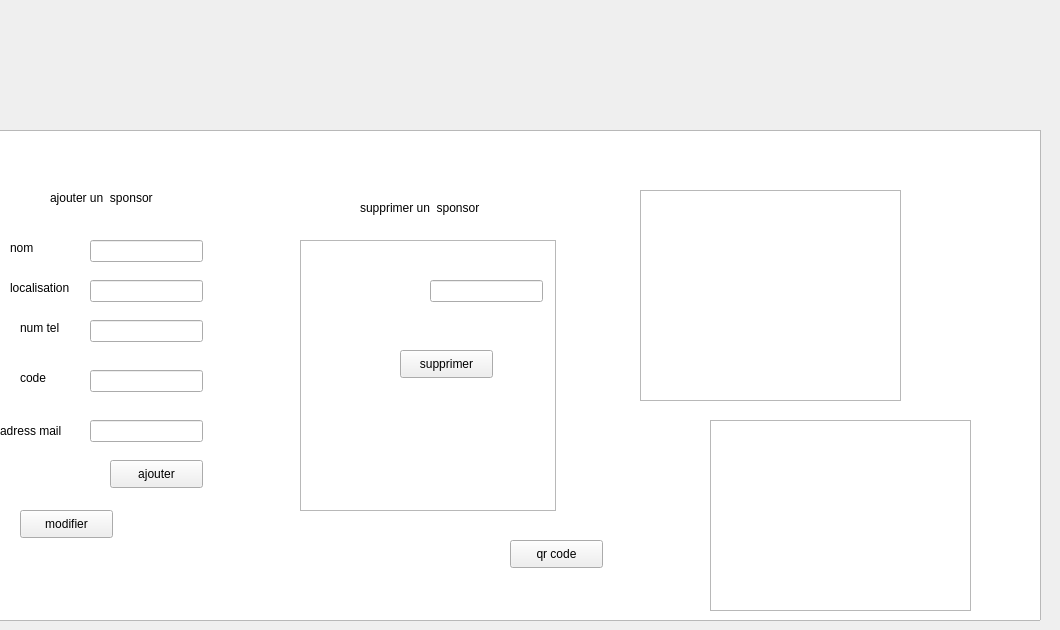
     <widget class="QWidget" name="tab_11">
      <attribute name="title">
       <string>ajout</string>
      </attribute>
      <widget class="QLabel" name="label_39">
       <property name="geometry">
        <rect>
         <x>10</x>
         <y>280</y>
         <width>71</width>
         <height>16</height>
        </rect>
       </property>
       <property name="text">
        <string>localisation</string>
       </property>
      </widget>
      <widget class="QLineEdit" name="le_ad_2">
       <property name="geometry">
        <rect>
         <x>90</x>
         <y>420</y>
         <width>113</width>
         <height>22</height>
        </rect>
       </property>
      </widget>
      <widget class="QLineEdit" name="le_nom_2">
       <property name="geometry">
        <rect>
         <x>90</x>
         <y>240</y>
         <width>113</width>
         <height>22</height>
        </rect>
       </property>
      </widget>
      <widget class="QLabel" name="label_40">
       <property name="geometry">
        <rect>
         <x>10</x>
         <y>240</y>
         <width>56</width>
         <height>16</height>
        </rect>
       </property>
       <property name="text">
        <string>nom</string>
       </property>
      </widget>
      <widget class="QLineEdit" name="le_num_2">
       <property name="geometry">
        <rect>
         <x>90</x>
         <y>320</y>
         <width>113</width>
         <height>22</height>
        </rect>
       </property>
      </widget>
      <widget class="QLabel" name="label_41">
       <property name="geometry">
        <rect>
         <x>20</x>
         <y>320</y>
         <width>56</width>
         <height>16</height>
        </rect>
       </property>
       <property name="text">
        <string>num tel</string>
       </property>
      </widget>
      <widget class="QLabel" name="label_42">
       <property name="geometry">
        <rect>
         <x>20</x>
         <y>370</y>
         <width>56</width>
         <height>16</height>
        </rect>
       </property>
       <property name="text">
        <string>code </string>
       </property>
      </widget>
      <widget class="QPushButton" name="pb_ajouter_2">
       <property name="geometry">
        <rect>
         <x>110</x>
         <y>460</y>
         <width>93</width>
         <height>28</height>
        </rect>
       </property>
       <property name="text">
        <string>ajouter</string>
       </property>
      </widget>
      <widget class="QLabel" name="label_43">
       <property name="geometry">
        <rect>
         <x>50</x>
         <y>190</y>
         <width>111</width>
         <height>16</height>
        </rect>
       </property>
       <property name="text">
        <string>ajouter un  sponsor</string>
       </property>
      </widget>
      <widget class="QLabel" name="label_44">
       <property name="geometry">
        <rect>
         <x>0</x>
         <y>420</y>
         <width>71</width>
         <height>21</height>
        </rect>
       </property>
       <property name="text">
        <string>adress mail</string>
       </property>
      </widget>
      <widget class="QLineEdit" name="le_localisation_2">
       <property name="geometry">
        <rect>
         <x>90</x>
         <y>280</y>
         <width>113</width>
         <height>22</height>
        </rect>
       </property>
      </widget>
      <widget class="QLineEdit" name="le_code_2">
       <property name="geometry">
        <rect>
         <x>90</x>
         <y>370</y>
         <width>113</width>
         <height>22</height>
        </rect>
       </property>
      </widget>
      <widget class="QTableView" name="tableView">
       <property name="geometry">
        <rect>
         <x>300</x>
         <y>240</y>
         <width>256</width>
         <height>271</height>
        </rect>
       </property>
      </widget>
      <widget class="QLineEdit" name="le_code_supp_2">
       <property name="geometry">
        <rect>
         <x>430</x>
         <y>280</y>
         <width>113</width>
         <height>22</height>
        </rect>
       </property>
      </widget>
      <widget class="QLabel" name="label_16">
       <property name="geometry">
        <rect>
         <x>320</x>
         <y>280</y>
         <width>56</width>
         <height>16</height>
        </rect>
       </property>
       <property name="text">
        <string>code</string>
       </property>
      </widget>
      <widget class="QLabel" name="label_45">
       <property name="geometry">
        <rect>
         <x>360</x>
         <y>200</y>
         <width>131</width>
         <height>16</height>
        </rect>
       </property>
       <property name="text">
        <string>supprimer un  sponsor</string>
       </property>
      </widget>
      <widget class="QPushButton" name="pb_supprimer_2">
       <property name="geometry">
        <rect>
         <x>400</x>
         <y>350</y>
         <width>93</width>
         <height>28</height>
        </rect>
       </property>
       <property name="text">
        <string>supprimer</string>
       </property>
      </widget>
      <widget class="QTableView" name="tab_sponsor_2">
       <property name="geometry">
        <rect>
         <x>640</x>
         <y>190</y>
         <width>261</width>
         <height>211</height>
        </rect>
       </property>
      </widget>
      <widget class="QPushButton" name="pb_modifier_2">
       <property name="geometry">
        <rect>
         <x>20</x>
         <y>510</y>
         <width>93</width>
         <height>28</height>
        </rect>
       </property>
       <property name="text">
        <string>modifier</string>
       </property>
      </widget>
      <widget class="QListWidget" name="listWidget">
       <property name="geometry">
        <rect>
         <x>-10</x>
         <y>130</y>
         <width>1051</width>
         <height>491</height>
        </rect>
       </property>
      </widget>
      <widget class="QPushButton" name="on_btn_image">
       <property name="geometry">
        <rect>
         <x>510</x>
         <y>540</y>
         <width>93</width>
         <height>28</height>
        </rect>
       </property>
       <property name="text">
        <string>qr code</string>
       </property>
      </widget>
      <widget class="QLabel" name="lbl_image">
       <property name="geometry">
        <rect>
         <x>670</x>
         <y>410</y>
         <width>241</width>
         <height>191</height>
        </rect>
       </property>
       <property name="text">
        <string/>
       </property>
      </widget>
      <widget class="QTableView" name="imgf">
       <property name="geometry">
        <rect>
         <x>710</x>
         <y>420</y>
         <width>261</width>
         <height>191</height>
        </rect>
       </property>
      </widget>
      <zorder>listWidget</zorder>
      <zorder>pb_ajouter_2</zorder>
      <zorder>label_16</zorder>
      <zorder>pb_modifier_2</zorder>
      <zorder>label_39</zorder>
      <zorder>le_ad_2</zorder>
      <zorder>le_nom_2</zorder>
      <zorder>label_40</zorder>
      <zorder>le_num_2</zorder>
      <zorder>label_41</zorder>
      <zorder>label_42</zorder>
      <zorder>label_43</zorder>
      <zorder>label_44</zorder>
      <zorder>le_localisation_2</zorder>
      <zorder>le_code_2</zorder>
      <zorder>tableView</zorder>
      <zorder>le_code_supp_2</zorder>
      <zorder>label_45</zorder>
      <zorder>tab_sponsor_2</zorder>
      <zorder>on_btn_image</zorder>
      <zorder>lbl_image</zorder>
      <zorder>imgf</zorder>
      <zorder>pb_supprimer_2</zorder>
     </widget>
